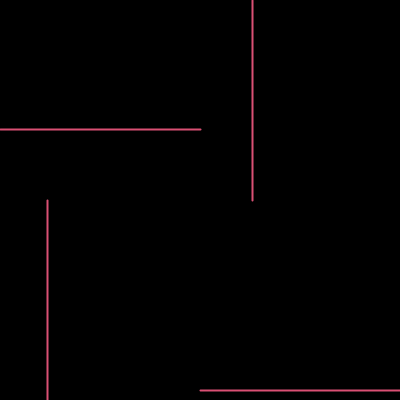
Frame 1 (no input)
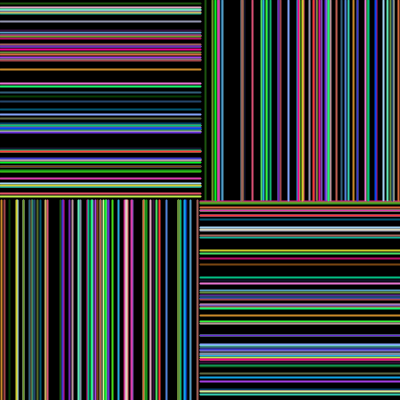
Frame 60 (the mouse pressed at the canvas centre just before this capture)
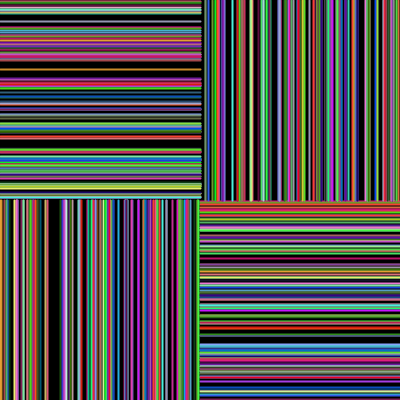
Frame 120 (the mouse held since frame 60 and released just before this capture)

The Processing sketch that drew these frames (run headless with seeded random() and noise(); from frame 60 on, the mouse is pressed at the canvas centre):

// Processing sketch: processing_1597
// ── processing_1597.pde

void setup(){
  size(400, 400);
  background(0);
  smooth();
  frameRate(10);
}

void draw() {
  //background(0);
  float horizontalTL = random(200);
  float verticalTR = random(201, 400);
  float horiztonalBL = random(201, 400);
  float verticalBR = random(200);
  
  stroke(random(255), random(255), random(255));
  strokeWeight(2);
  line(0, horizontalTL, 200, horizontalTL);
  line(verticalTR, 0, verticalTR, 200);
  line(400, horiztonalBL, 200, horiztonalBL);
  line(verticalBR, 400, verticalBR, 200);
}

void mousePressed() { 
  background(0);
  redraw();    
}
